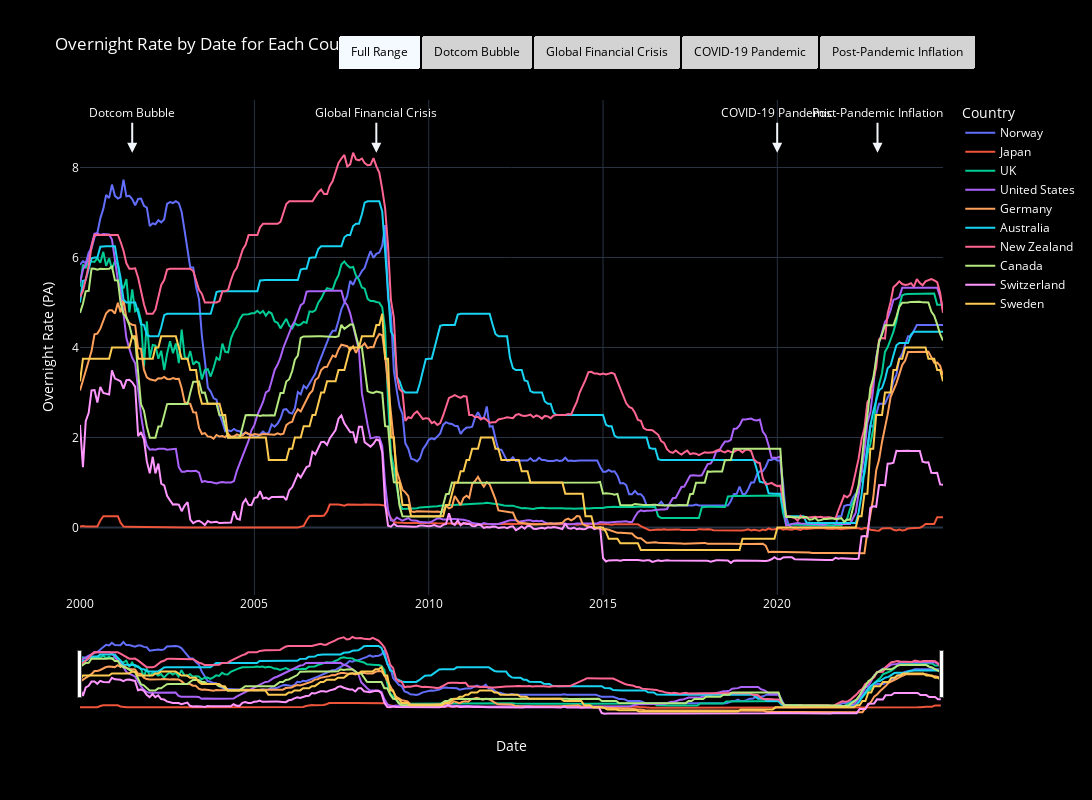

Notebook source saved alongside this figure:
### Code cell
fig = go.Figure()

# Add traces for each country
for country in interest_rates['country'].unique():
    country_data = interest_rates[interest_rates['country'] == country]
    fig.add_trace(go.Scatter(
        x=country_data['date'],
        y=country_data['overnight_rate_pa'],
        mode='lines',
        name=country,
        visible=True  # All traces visible initially
    ))

# Define event ranges and annotations
events = {
    "Full Range": (interest_rates['date'].min(), interest_rates['date'].max()),
    "Dotcom Bubble": ("2000-01-01", "2002-12-31"),
    "Global Financial Crisis": ("2007-01-01", "2009-12-31"),
    "COVID-19 Pandemic": ("2019-06-30", "2020-06-30"),
    "Post-Pandemic Inflation": ("2021-10-01", "2023-12-31")
}


annotations = [
    dict(
        x=(pd.to_datetime(start) + (pd.to_datetime(end) - pd.to_datetime(start)) / 2).strftime("%Y-%m-%d"),
        y=interest_rates['overnight_rate_pa'].max(),  # Place annotations near the top
        text=event,
        showarrow=True,
        arrowhead=2,
        arrowsize=1,
        arrowwidth=2,
        ax=0,
        ay=-40
    )
    for event, (start, end) in events.items() if event != "Full Range"
]

# Add buttons for each event
buttons = [
    dict(
        label=event,
        method="relayout",
        args=[{
            "xaxis.range": [start, end]
        }]
    )
    for event, (start, end) in events.items()
]

# Update layout for enhancements
fig.update_layout(
    title="Overnight Rate by Date for Each Country",
    xaxis=dict(
        title="Date",
        rangeslider=dict(visible=True),
        type="date",
        range=[interest_rates['date'].min(), interest_rates['date'].max()]
    ),
    yaxis=dict(
        title="Overnight Rate (PA)",
        range=[-1.5, 9.5]
    ),
    legend_title="Country",
    template="plotly_dark",
    hovermode="x unified",
    plot_bgcolor="black",
    paper_bgcolor="black",
    font=dict(color="white"),
    width=1600,
    height=800,
    updatemenus=[
        dict(
            type="buttons",
            showactive=True,
            buttons=buttons,
            direction="left",
            x=0.3,
            y=1.15,
            xanchor="left",
            yanchor="top",
            pad={"r": 10, "t": 10},
            bgcolor="lightgrey",
            font=dict(color="black")
        )],
    annotations=annotations
)

fig.show()

### Figure 1 — Plotly figure (JSON) as saved in the notebook; plotly's stock layout.template omitted (floating-point values rounded to 4 significant figures; data arrays with more than 128 entries replaced by an {"elided": "..."} marker saying what was removed)
{"data": [{"mode": "lines", "name": "Norway", "type": "scatter", "visible": true, "x": {"elided": "298 str values"}, "y": {"elided": "298 float values"}}, {"mode": "lines", "name": "Japan", "type": "scatter", "visible": true, "x": {"elided": "298 str values"}, "y": {"elided": "298 float values"}}, {"mode": "lines", "name": "UK", "type": "scatter", "visible": true, "x": {"elided": "298 str values"}, "y": {"elided": "298 float values"}}, {"mode": "lines", "name": "United States", "type": "scatter", "visible": true, "x": {"elided": "298 str values"}, "y": {"elided": "298 float values"}}, {"mode": "lines", "name": "Germany", "type": "scatter", "visible": true, "x": {"elided": "298 str values"}, "y": {"elided": "298 float values"}}, {"mode": "lines", "name": "Australia", "type": "scatter", "visible": true, "x": {"elided": "298 str values"}, "y": {"elided": "298 float values"}}, {"mode": "lines", "name": "New Zealand", "type": "scatter", "visible": true, "x": {"elided": "298 str values"}, "y": {"elided": "298 float values"}}, {"mode": "lines", "name": "Canada", "type": "scatter", "visible": true, "x": {"elided": "298 str values"}, "y": {"elided": "298 float values"}}, {"mode": "lines", "name": "Switzerland", "type": "scatter", "visible": true, "x": {"elided": "298 str values"}, "y": {"elided": "298 float values"}}, {"mode": "lines", "name": "Sweden", "type": "scatter", "visible": true, "x": {"elided": "298 str values"}, "y": {"elided": "298 float values"}}], "layout": {"annotations": [{"arrowhead": 2, "arrowsize": 1, "arrowwidth": 2, "ax": 0, "ay": -40, "showarrow": true, "text": "Dotcom Bubble", "x": "2001-07-01", "y": 8.33}, {"arrowhead": 2, "arrowsize": 1, "arrowwidth": 2, "ax": 0, "ay": -40, "showarrow": true, "text": "Global Financial Crisis", "x": "2008-07-01", "y": 8.33}, {"arrowhead": 2, "arrowsize": 1, "arrowwidth": 2, "ax": 0, "ay": -40, "showarrow": true, "text": "COVID-19 Pandemic", "x": "2019-12-30", "y": 8.33}, {"arrowhead": 2, "arrowsize": 1, "arrowwidth": 2, "ax": 0, "ay": -40, "showarrow": true, "text": "Post-Pandemic Inflation", "x": "2022-11-15", "y": 8.33}], "font": {"color": "white"}, "height": 800, "hovermode": "x unified", "legend": {"title": {"text": "Country"}}, "paper_bgcolor": "black", "plot_bgcolor": "black", "title": {"text": "Overnight Rate by Date for Each Country"}, "updatemenus": [{"bgcolor": "lightgrey", "buttons": [{"args": [{"xaxis.range": ["2000-01-01", "2024-10-01"]}], "label": "Full Range", "method": "relayout"}, {"args": [{"xaxis.range": ["2000-01-01", "2002-12-31"]}], "label": "Dotcom Bubble", "method": "relayout"}, {"args": [{"xaxis.range": ["2007-01-01", "2009-12-31"]}], "label": "Global Financial Crisis", "method": "relayout"}, {"args": [{"xaxis.range": ["2019-06-30", "2020-06-30"]}], "label": "COVID-19 Pandemic", "method": "relayout"}, {"args": [{"xaxis.range": ["2021-10-01", "2023-12-31"]}], "label": "Post-Pandemic Inflation", "method": "relayout"}], "direction": "left", "font": {"color": "black"}, "pad": {"r": 10, "t": 10}, "showactive": true, "type": "buttons", "x": 0.3, "xanchor": "left", "y": 1.15, "yanchor": "top"}], "width": 1600, "xaxis": {"range": ["2000-01-01", "2024-10-01"], "rangeslider": {"visible": true}, "title": {"text": "Date"}, "type": "date"}, "yaxis": {"range": [-1.5, 9.5], "title": {"text": "Overnight Rate (PA)"}}}}
